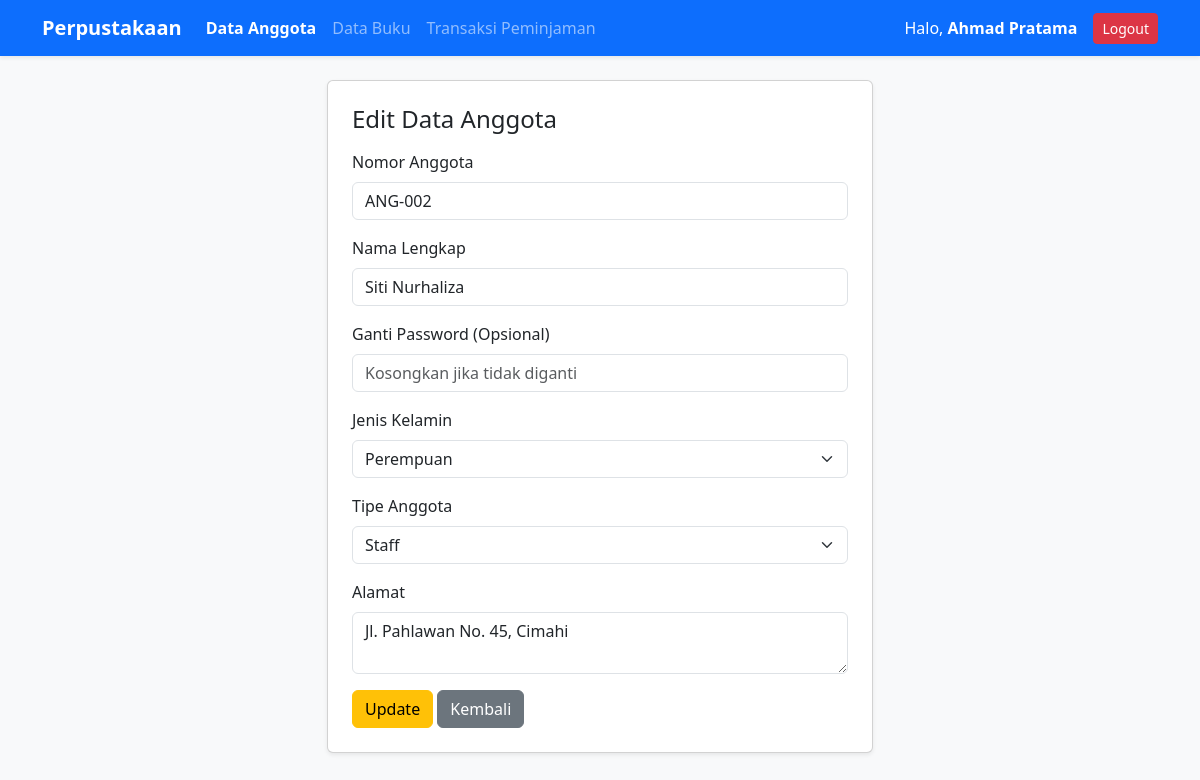
The page /anggota_edit.php?id=2 (signed in) on the database its author committed.
### tables this page shows
CREATE TABLE IF NOT EXISTS `anggota` (
  `id` INT AUTO_INCREMENT PRIMARY KEY,
  `nomor_anggota` VARCHAR(20) NOT NULL UNIQUE,
  `nama` VARCHAR(100) NOT NULL,
  `password` VARCHAR(255) NOT NULL,
  `jenis_kelamin` ENUM('Laki-laki', 'Perempuan') NOT NULL DEFAULT 'Laki-laki',
  `tipe_anggota` ENUM('Admin', 'Staff') NOT NULL DEFAULT 'Staff',
  `alamat` TEXT NULL,
  `is_delete` TINYINT(1) NOT NULL DEFAULT 0,
  `created_at` TIMESTAMP DEFAULT CURRENT_TIMESTAMP,
  `created_by` VARCHAR(100) NULL,
  `updated_at` TIMESTAMP NULL DEFAULT NULL ON UPDATE CURRENT_TIMESTAMP,
  `updated_by` VARCHAR(100) NULL
);

### anggota_edit.php (the view, shortened to what this page needs)
<?php
include 'koneksi.php';
include 'navbar.php';
$id = isset($_GET['id']) ? (int)$_GET['id'] : 0;
$query = mysqli_query($conn, "SELECT * FROM anggota WHERE id = '$id' AND is_delete = 0");
$anggota = mysqli_fetch_assoc($query);
?>
<div class="row justify-content-center">
    <div class="col-md-6">
        <div class="card shadow-sm p-4">
            <h4 class="mb-3">Edit Data Anggota</h4>
            <form method="POST">
                <div class="mb-3">
                    <label class="form-label">Nomor Anggota</label>
                    <input type="text" name="nomor_anggota" class="form-control" value="<?= $anggota['nomor_anggota']; ?>" required>
                </div>
                <div class="mb-3">
                    <label class="form-label">Nama Lengkap</label>
                    <input type="text" name="nama" class="form-control" value="<?= $anggota['nama']; ?>" required>
                </div>
                <div class="mb-3">
                    <label class="form-label">Ganti Password (Opsional)</label>
                    <input type="password" name="password" class="form-control" placeholder="Kosongkan jika tidak diganti">
                </div>
                <div class="mb-3">
                    <label class="form-label">Jenis Kelamin</label>
                    <select name="jenis_kelamin" class="form-select" required>
                        <option value="Perempuan" <?= ($anggota['jenis_kelamin'] == 'Perempuan') ? 'selected' : ''; ?>>Perempuan</option>
                    </select>
                </div>
                <div class="mb-3">
                    <label class="form-label">Tipe Anggota</label>
                    <select name="tipe_anggota" class="form-select" required>
                        <option value="Staff" <?= ($anggota['tipe_anggota'] == 'Staff') ? 'selected' : ''; ?>>Staff</option>
                    </select>
                </div>
                <div class="mb-3">
                    <label class="form-label">Alamat</label>
                    <textarea name="alamat" class="form-control" rows="2"><?= $anggota['alamat']; ?></textarea>
                </div>
                <button type="submit" name="update" class="btn btn-warning">Update</button>
                <a href="index.php" class="btn btn-secondary">Kembali</a>
            </form>
        </div>
    </div>
</div>
</div>
</body>
</html>

### rows shown on the page
anggota: nomor_anggota "ANG-002", nama "Siti Nurhaliza", jenis_kelamin "Perempuan", tipe_anggota "Staff", alamat "Jl. Pahlawan No. 45, Cimahi"

### other values the page prints
$_SESSION['user']['nama'] "Ahmad Pratama"
